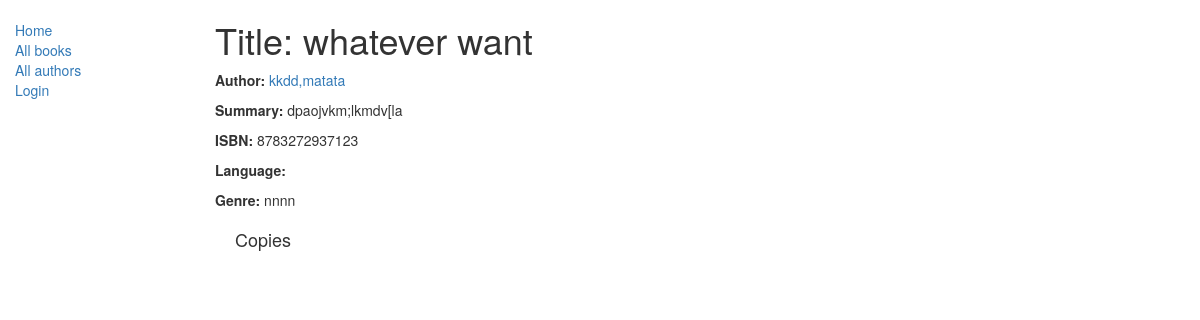
Page /catalog/book/3 on the earlier database version.
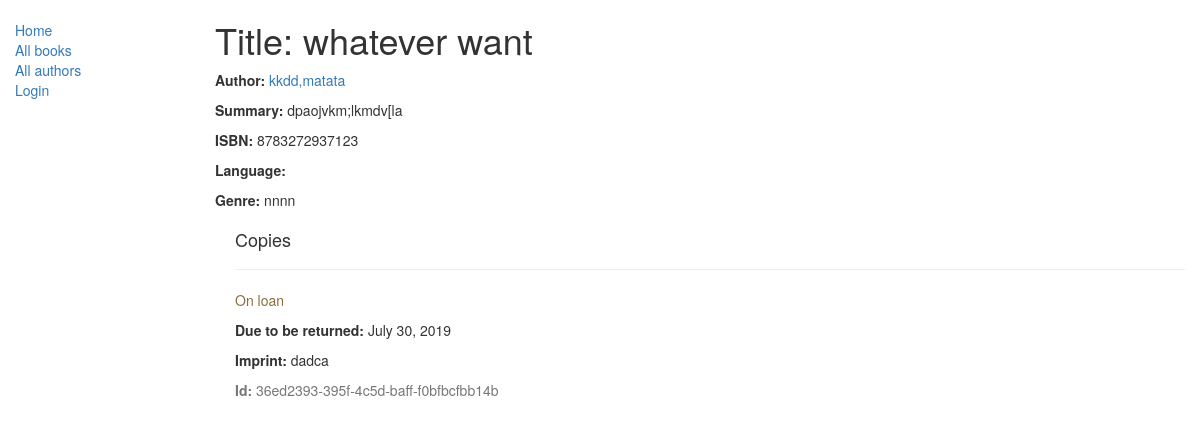
Same page on the later database version.
### catalog/models.py (models this page shows, shortened)
class Genre(models.Model):
    name = models.CharField(max_length=200, help_text="enter a book genre")
    def __str__(self):
        return self.name

class BookInstance(models.Model):
    id = models.UUIDField(primary_key=True, default=uuid.uuid4, help_text='Unique ID for this particular book across whole library')
    book = models.ForeignKey('Book', on_delete= models.SET_NULL, null=True)
    imprint = models.CharField(max_length=200)
    due_back = models.DateField(null=True, blank =True)
    borrower = models.ForeignKey(User, on_delete=models.SET_NULL, null =True, blank = True)
    LOAN_STATUS = (
        ('m', 'Maintenance'),
        ('o', 'On loan'),
        ('a', 'Available'),
        ('r', 'Reserved'),
    )
    status = models.CharField(
        max_length =1,
        choices = LOAN_STATUS,
        blank = True,
        default = 'm',
        help_text='Book availability',
    )
    class Meta:
        ordering = ['due_back']
        permissions = (("can_mark_returned","Set book as returned"),)

### catalog/views.py (the view)
# urls.py: path('book/<int:pk>', views.BookDetailView.as_view(), name='book-detail'),
class BookDetailView(generic.DetailView):
    model = Book

### catalog/models.py (called while the page is built)
    def __str__(self):
        return f'{self.last_name},{self.first_name}'

### catalog/templates/catalog/book_detail.html
{% extends "base_generic.html" %}
{% block content %}
  <h1>Title: {{ book.title }}</h1>
  <p><strong>Author:</strong> <a href="">{{ book.author }}</a></p>
  <p><strong>Summary:</strong> {{ book.summary }}</p>
  <p><strong>ISBN:</strong> {{ book.isbn }}</p>
  <p><strong>Language:</strong> {{ book.language }}</p>
  <p><strong>Genre:</strong> {% for genre in book.genre.all %} {{ genre }}{% if not forloop.last %}, {% endif %}{% endfor %}</p>
  <div style="margin-left:20px;margin-top:20px">
    <h4>Copies</h4>
    {% for copy in book.bookinstance_set.all %}
    <hr>
    <p class="{% if copy.status == 'a' %}text-success{% elif copy.status == 'm' %}text-danger{% else %}text-warning{% endif %}">{{ copy.get_status_display }}</p>
    {% if copy.status != 'a' %}<p><strong>Due to be returned:</strong> {{copy.due_back}}</p>{% endif %}
    <p><strong>Imprint:</strong> {{copy.imprint}}</p>
    <p class="text-muted"><strong>Id:</strong> {{copy.id}}</p>
    {% endfor %}
  </div>
{% endblock %}

Differences in the rows shown:
added BookInstance: status "On loan", due_back "July 30, 2019", imprint "dadca", id "36ed2393-395f-4c5d-baff-f0bfbcfbb14b"
